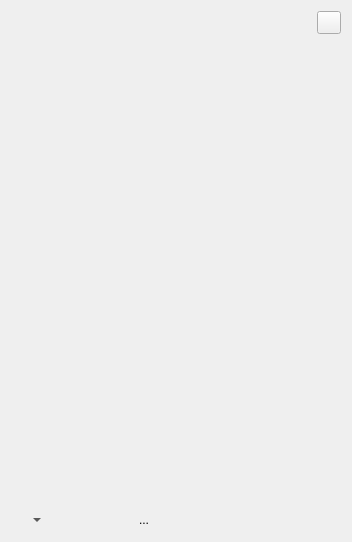
<ui version="4.0" >
 <class>WdgLayerBox</class>
 <widget class="QWidget" name="WdgLayerBox" >
  <property name="geometry" >
   <rect>
    <x>0</x>
    <y>0</y>
    <width>352</width>
    <height>542</height>
   </rect>
  </property>
  <layout class="QGridLayout" >
   <item row="0" column="0" >
    <layout class="QHBoxLayout" >
     <property name="leftMargin" >
      <number>0</number>
     </property>
     <property name="topMargin" >
      <number>0</number>
     </property>
     <property name="rightMargin" >
      <number>0</number>
     </property>
     <property name="bottomMargin" >
      <number>0</number>
     </property>
     <item>
      <widget class="KisCmbComposite" native="1" name="cmbComposite" >
       <property name="sizePolicy" >
        <sizepolicy vsizetype="Fixed" hsizetype="MinimumExpanding" >
         <horstretch>0</horstretch>
         <verstretch>0</verstretch>
        </sizepolicy>
       </property>
       <property name="minimumSize" >
        <size>
         <width>0</width>
         <height>10</height>
        </size>
       </property>
       <property name="toolTip" >
        <string>Blending mode</string>
       </property>
      </widget>
     </item>
     <item>
      <widget class="KoSliderCombo" native="1" name="doubleOpacity" >
       <property name="sizePolicy" >
        <sizepolicy vsizetype="Preferred" hsizetype="Fixed" >
         <horstretch>0</horstretch>
         <verstretch>0</verstretch>
        </sizepolicy>
       </property>
      </widget>
     </item>
     <item>
      <widget class="QToolButton" name="bnViewMode" />
     </item>
    </layout>
   </item>
   <item row="1" column="0" >
    <widget class="KoDocumentSectionView" native="1" name="listLayers" />
   </item>
   <item row="2" column="0" >
    <layout class="QHBoxLayout" >
     <item>
      <widget class="QToolButton" name="bnAdd" >
       <property name="sizePolicy" >
        <sizepolicy vsizetype="Minimum" hsizetype="Fixed" >
         <horstretch>0</horstretch>
         <verstretch>0</verstretch>
        </sizepolicy>
       </property>
       <property name="minimumSize" >
        <size>
         <width>32</width>
         <height>22</height>
        </size>
       </property>
       <property name="maximumSize" >
        <size>
         <width>22</width>
         <height>22</height>
        </size>
       </property>
       <property name="toolTip" >
        <string>Create a new mask or layer</string>
       </property>
       <property name="text" >
        <string/>
       </property>
       <property name="popupMode" >
        <enum>QToolButton::MenuButtonPopup</enum>
       </property>
       <property name="autoRaise" >
        <bool>true</bool>
       </property>
      </widget>
     </item>
     <item>
      <widget class="QToolButton" name="bnDuplicate" >
       <property name="minimumSize" >
        <size>
         <width>22</width>
         <height>22</height>
        </size>
       </property>
       <property name="maximumSize" >
        <size>
         <width>22</width>
         <height>22</height>
        </size>
       </property>
       <property name="toolTip" >
        <string>Duplicate layer or mask</string>
       </property>
       <property name="statusTip" >
        <string>Duplicate layer or mask</string>
       </property>
       <property name="whatsThis" >
        <string>Duplicate the currently selected layer or mask</string>
       </property>
       <property name="text" >
        <string/>
       </property>
       <property name="autoRaise" >
        <bool>true</bool>
       </property>
      </widget>
     </item>
     <item>
      <widget class="QToolButton" name="bnLower" >
       <property name="minimumSize" >
        <size>
         <width>22</width>
         <height>22</height>
        </size>
       </property>
       <property name="maximumSize" >
        <size>
         <width>22</width>
         <height>22</height>
        </size>
       </property>
       <property name="toolTip" >
        <string>Move layer or mask down</string>
       </property>
       <property name="text" >
        <string/>
       </property>
       <property name="autoRaise" >
        <bool>true</bool>
       </property>
      </widget>
     </item>
     <item>
      <widget class="QToolButton" name="bnRaise" >
       <property name="minimumSize" >
        <size>
         <width>22</width>
         <height>22</height>
        </size>
       </property>
       <property name="maximumSize" >
        <size>
         <width>22</width>
         <height>22</height>
        </size>
       </property>
       <property name="toolTip" >
        <string>Move layer or mask up</string>
       </property>
       <property name="text" >
        <string/>
       </property>
       <property name="autoRaise" >
        <bool>true</bool>
       </property>
      </widget>
     </item>
     <item>
      <widget class="QToolButton" name="bnProperties" >
       <property name="minimumSize" >
        <size>
         <width>22</width>
         <height>22</height>
        </size>
       </property>
       <property name="maximumSize" >
        <size>
         <width>22</width>
         <height>22</height>
        </size>
       </property>
       <property name="toolTip" >
        <string>View or change the layer properties</string>
       </property>
       <property name="text" >
        <string>...</string>
       </property>
       <property name="autoRaise" >
        <bool>true</bool>
       </property>
      </widget>
     </item>
     <item>
      <spacer>
       <property name="orientation" >
        <enum>Qt::Horizontal</enum>
       </property>
       <property name="sizeType" >
        <enum>QSizePolicy::Expanding</enum>
       </property>
       <property name="sizeHint" >
        <size>
         <width>151</width>
         <height>22</height>
        </size>
       </property>
      </spacer>
     </item>
     <item>
      <widget class="QToolButton" name="bnDelete" >
       <property name="minimumSize" >
        <size>
         <width>22</width>
         <height>22</height>
        </size>
       </property>
       <property name="maximumSize" >
        <size>
         <width>22</width>
         <height>22</height>
        </size>
       </property>
       <property name="toolTip" >
        <string>Delete the layer or mask</string>
       </property>
       <property name="text" >
        <string/>
       </property>
       <property name="autoRaise" >
        <bool>true</bool>
       </property>
      </widget>
     </item>
    </layout>
   </item>
  </layout>
 </widget>
 <layoutdefault spacing="6" margin="11" />
 <customwidgets>
  <customwidget>
   <class>KisCmbComposite</class>
   <extends></extends>
   <header>widgets/kis_cmb_composite.h</header>
  </customwidget>
  <customwidget>
   <class>KoDocumentSectionView</class>
   <extends></extends>
   <header location="global" >KoDocumentSectionView.h</header>
  </customwidget>
  <customwidget>
   <class>KoSliderCombo</class>
   <extends></extends>
   <header location="global" >KoSliderCombo.h</header>
  </customwidget>
 </customwidgets>
 <resources/>
 <connections/>
</ui>
